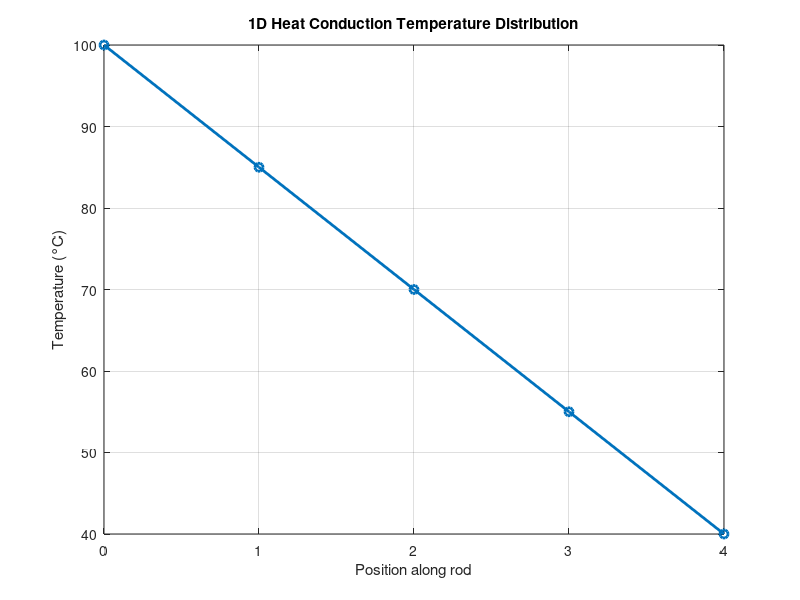
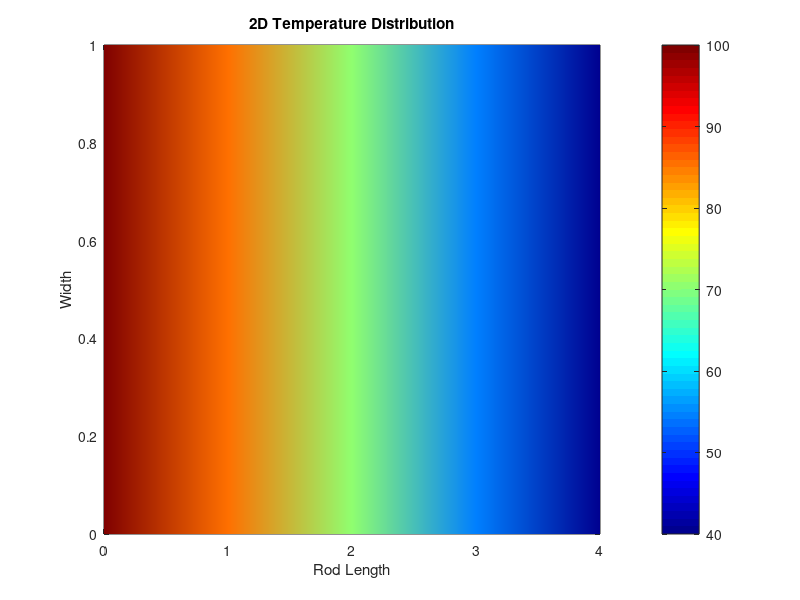

MATLAB code to generate these figures, in order:
clc;
clear;
close all;

% Boundary temperatures
T_left = 100;   % degree C
T_right = 40;   % degree C

% Coefficient matrix [A]
A = [ 2  -1   0;
      1  -2   1;
      0   1  -2 ];

% RHS vector [B]
B = [T_left;
     0;
    -T_right];

% Solution using matrix division (system of linear equations)
T = A\B;

disp('Temperatures at nodes:')
disp(['T1 = ', num2str(T(1)), ' deg C'])
disp(['T2 = ', num2str(T(2)), ' deg C'])
disp(['T3 = ', num2str(T(3)), ' deg C'])

% Eigenvalue analysis
[V,D] = eig(A);

disp('Eigenvalues of conduction matrix:')
disp(diag(D))

disp('Eigenvectors:')
disp(V)

% Plot temperature distribution along rod
x = [0 1 2 3 4]; 
T_plot = [T_left; T(1); T(2); T(3); T_right];

figure;
plot(x, T_plot,'-o','LineWidth',2)
grid on
xlabel('Position along rod')
ylabel('Temperature (°C)')
title('1D Heat Conduction Temperature Distribution')

% 2D Temperature Profile 
x = linspace(0,4,5);      
y = linspace(0,1,60);     

% Temperature distribution along rod (USE solved values)
T_line = [T_left T(1) T(2) T(3) T_right];

% 2D temperature field
[X,Y] = meshgrid(x,y);
Z = repmat(T_line,length(y),1);

% Plot 2D 
figure
pcolor(X,Y,Z)
shading interp
colormap(jet)     
colorbar

xlabel('Rod Length')
ylabel('Width')
title('2D Temperature Distribution')
